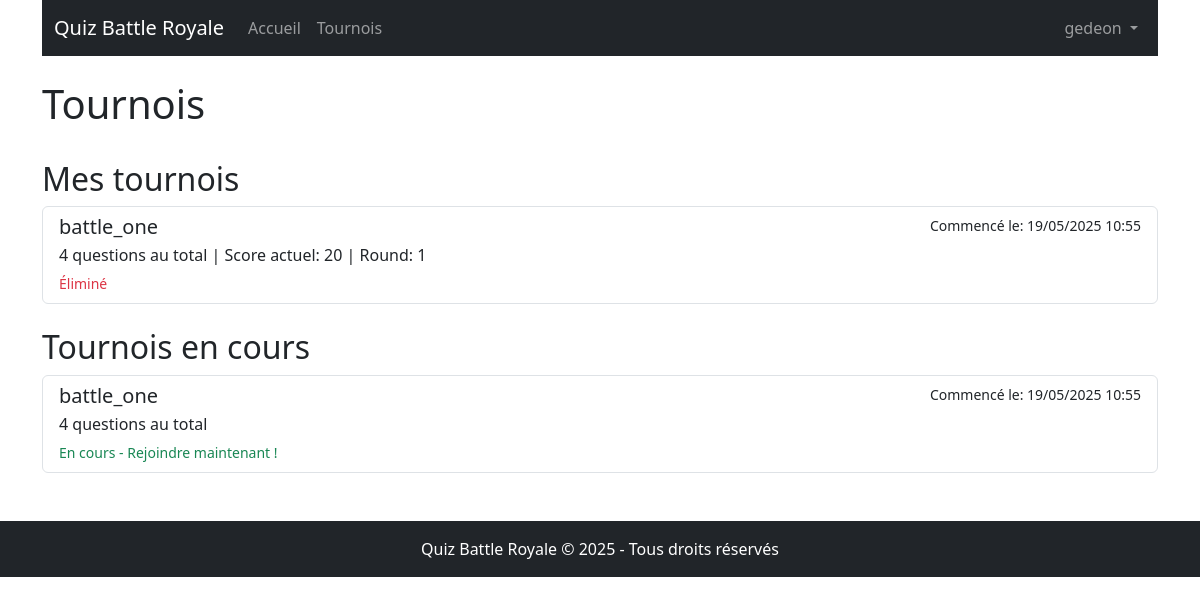
Screenshot of /tournaments.php (signed in) with the database file from the repository.
### tables this page shows
CREATE TABLE `tournament_participants` (
  `id` int(11) NOT NULL,
  `tournament_id` int(11) DEFAULT NULL,
  `user_id` int(11) DEFAULT NULL,
  `is_active` tinyint(1) DEFAULT 1,
  `score` int(11) DEFAULT 0,
  `round` int(11) DEFAULT 1
);

CREATE TABLE `tournaments` (
  `id` int(11) NOT NULL,
  `title` varchar(255) NOT NULL,
  `total_questions` int(11) NOT NULL,
  `start_time` datetime DEFAULT NULL,
  `created_at` timestamp NOT NULL DEFAULT current_timestamp()
);

### tournaments.php (the view, shortened to what this page needs)
<?php
require_once 'config/database.php';
$stmt = $conn->prepare("SELECT * FROM tournaments WHERE start_time <= NOW() ORDER BY start_time DESC");
$stmt->execute();
$ongoing_tournaments = $stmt->fetchAll();
$stmt = $conn->prepare("
    SELECT t.*, tp.score, tp.round, tp.is_active
    FROM tournaments t
    JOIN tournament_participants tp ON t.id = tp.tournament_id
    WHERE tp.user_id = ?
    ORDER BY t.start_time DESC
");
$stmt->execute([$_SESSION['user_id']]);
$my_tournaments = $stmt->fetchAll();
?>
<!DOCTYPE html>
<html lang="fr">
<head>
    <link rel="stylesheet" href="css/styles.css">
    <link href="https://cdn.jsdelivr.net/npm/bootstrap@5.3.0/dist/css/bootstrap.min.css" rel="stylesheet">
</head>
<body>
    <div class="container">
        <?php include 'includes/header.php'; ?>
        <div class="row mt-4">
            <div class="col-md-12">
                <h1>Tournois</h1>
            </div>
        </div>
        <?php if(!empty($my_tournaments)): ?>
        <div class="row mt-4">
            <div class="col-md-12">
                <h2>Mes tournois</h2>
                <div class="list-group">
                    <?php foreach($my_tournaments as $tournament): ?>
                        <a href="tournament.php?id=<?= $tournament['id'] ?>" class="list-group-item list-group-item-action">
                            <div class="d-flex w-100 justify-content-between">
                                <h5 class="mb-1"><?= htmlspecialchars($tournament['title']) ?></h5>
                                <small>
                                    <?php if($tournament['start_time'] > date('Y-m-d H:i:s')): ?>
                                        Commence le: <?= date('d/m/Y H:i', strtotime($tournament['start_time'])) ?>
                                    <?php else: ?>
                                        Commencé le: <?= date('d/m/Y H:i', strtotime($tournament['start_time'])) ?>
                                    <?php endif; ?>
                                </small>
                            </div>
                            <p class="mb-1">
                                <?= $tournament['total_questions'] ?> questions au total |
                                Score actuel: <?= $tournament['score'] ?> |
                                Round: <?= $tournament['round'] ?>
                            </p>
                            <small class="<?= $tournament['is_active'] ? 'text-success' : 'text-danger' ?>">
                                <?= $tournament['is_active'] ? 'Actif' : 'Éliminé' ?>
                            </small>
                        </a>
                    <?php endforeach; ?>
                </div>
            </div>
        </div>
        <?php endif; ?>
        <?php if(!empty($ongoing_tournaments)): ?>
        <div class="row mt-4">
            <div class="col-md-12">
                <h2>Tournois en cours</h2>
                <div class="list-group">
                    <?php foreach($ongoing_tournaments as $tournament): ?>
                        <a href="tournament.php?id=<?= $tournament['id'] ?>" class="list-group-item list-group-item-action">
                            <div class="d-flex w-100 justify-content-between">
                                <h5 class="mb-1"><?= htmlspecialchars($tournament['title']) ?></h5>
                                <small>Commencé le: <?= date('d/m/Y H:i', strtotime($tournament['start_time'])) ?></small>
                            </div>
                            <p class="mb-1"><?= $tournament['total_questions'] ?> questions au total</p>
                            <small class="text-success">En cours - Rejoindre maintenant !</small>
                        </a>
                    <?php endforeach; ?>
                </div>
            </div>
        </div>
        <?php endif; ?>
    </div>
    <?php include 'includes/footer.php'; ?>
</body>
</html>

### css/styles.css (style rules this page uses)
body { font-family: 'Arial', sans-serif; background-color: #f8f9fa; }
.container { max-width: 1200px; }

### rows the page displays
tournament_participants: tournament.title "battle_one", tournament.start_time "19/05/2025 10:55", tournament.total_questions "4", score "20", round "1", is_active "Éliminé"
tournaments: title "battle_one", start_time "19/05/2025 10:55", total_questions "4"

### other values shown
$_SESSION['username'] "gedeon"
